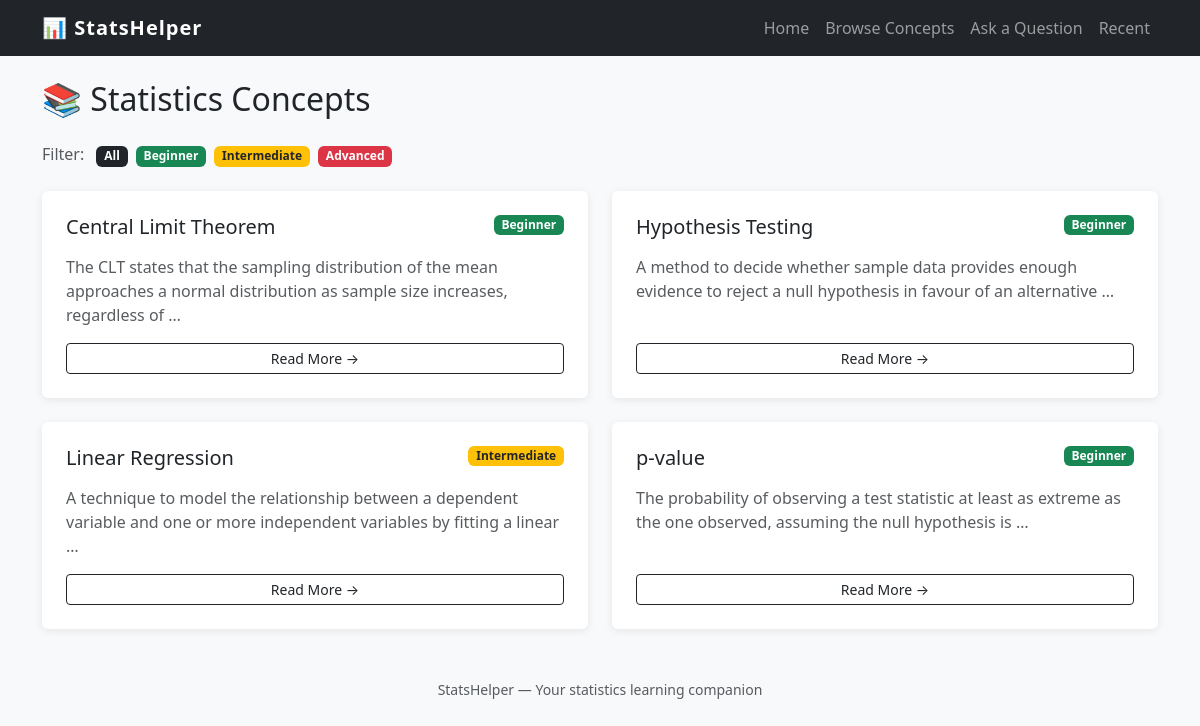
Screenshot of /concepts/ with the database file from the repository.
### core/models.py (models this page shows, shortened)
class Concept(models.Model):
    title             = models.CharField(max_length=200)
    slug              = models.SlugField(max_length=200, unique=True)
    level             = models.CharField(max_length=20, choices=LEVEL_CHOICES, default='beginner')
    short_description = models.TextField()
    created_at        = models.DateTimeField(auto_now_add=True)
    class Meta:
        ordering = ['title']   # alphabetical by default

### core/views.py (the view)
# urls.py: path('concepts/',               views.concepts_list,    name='concepts_list'),
def concepts_list(request):
    concepts = Concept.objects.all()
    level = request.GET.get('level')
    if level in ['beginner', 'intermediate', 'advanced']:
        concepts = concepts.filter(level=level)
    return render(request, 'core/concepts_list.html', {'concepts': concepts})

### templates/core/concepts_list.html (shortened to what this page needs)
{% extends "core/base.html" %}
{% block content %}
<h2 class="mb-4">📚 Statistics Concepts</h2>
<div class="mb-4">
  <span class="me-2 text-muted">Filter:</span>
  <a href="{% url 'concepts_list' %}" class="badge bg-dark text-decoration-none me-1">All</a>
  <a href="?level=beginner"     class="badge bg-success text-decoration-none me-1">Beginner</a>
  <a href="?level=intermediate" class="badge bg-warning text-decoration-none text-dark me-1">Intermediate</a>
  <a href="?level=advanced"     class="badge bg-danger text-decoration-none me-1">Advanced</a>
</div>
<div class="row g-4">
  {% for concept in concepts %}
  <div class="col-md-6">
    <div class="card p-4 h-100">
      <div class="d-flex justify-content-between align-items-start">
        <h5 class="card-title">{{ concept.title }}</h5>
        {% if concept.level == 'beginner' %}
          <span class="badge bg-success">Beginner</span>
        {% elif concept.level == 'intermediate' %}
          <span class="badge bg-warning text-dark">Intermediate</span>
        {% else %}
          <span class="badge bg-danger">Advanced</span>
        {% endif %}
      </div>
      <p class="text-muted mt-2">{{ concept.short_description|truncatewords:20 }}</p>
      <a href="{% url 'concept_detail' concept.slug %}" class="btn btn-sm btn-outline-dark mt-auto">
        Read More →
      </a>
    </div>
  </div>
  {% empty %}
    <p class="text-muted">No concepts found. <a href="/admin/">Add some in the admin panel.</a></p>
  {% endfor %}
</div>
{% endblock %}

### templates/core/base.html (shortened to what this page needs)
<!DOCTYPE html>
<html lang="en">
<head>
    <link href="https://cdn.jsdelivr.net/npm/bootstrap@5.3.0/dist/css/bootstrap.min.css" rel="stylesheet">
</head>
<body>
  <nav class="navbar navbar-expand-lg navbar-dark bg-dark mb-4">
    <div class="container">
      <a class="navbar-brand" href="{% url 'home' %}">📊 StatsHelper</a>
      <div class="collapse navbar-collapse">
        <ul class="navbar-nav ms-auto">
          <li class="nav-item">
            <a class="nav-link" href="{% url 'home' %}">Home</a>
          </li>
          <li class="nav-item">
            <a class="nav-link" href="{% url 'concepts_list' %}">Browse Concepts</a>
          </li>
          <li class="nav-item">
            <a class="nav-link" href="{% url 'ask' %}">Ask a Question</a>
          </li>
          <li class="nav-item">
            <a class="nav-link" href="{% url 'recent_questions' %}">Recent</a>
          </li>
        </ul>
      </div>
    </div>
  </nav>
  <div class="container">
    {% block content %}{% endblock %}
  </div>
  <footer class="text-center text-muted mt-5 mb-3">
    <small>StatsHelper — Your statistics learning companion</small>
  </footer>
</body>
</html>

### templates/core/base.html (style rules this page uses)
body { background: #f8f9fa; }
.navbar-brand { font-weight: 700; letter-spacing: 1px; }
.card { border: none; box-shadow: 0 2px 8px rgba(0,0,0,0.08); }

### rows the page displays
Concept: title "Central Limit Theorem", level "Beginner", short_description "The CLT states that the sampling distribution of the mean approaches a normal distribution as sample size increases, regardless of …"
Concept: title "Hypothesis Testing", level "Beginner", short_description "A method to decide whether sample data provides enough evidence to reject a null hypothesis in favour of an alternative …"
Concept: title "Linear Regression", level "Intermediate", short_description "A technique to model the relationship between a dependent variable and one or more independent variables by fitting a linear …"
Concept: title "p-value", level "Beginner", short_description "The probability of observing a test statistic at least as extreme as the one observed, assuming the null hypothesis is …"
